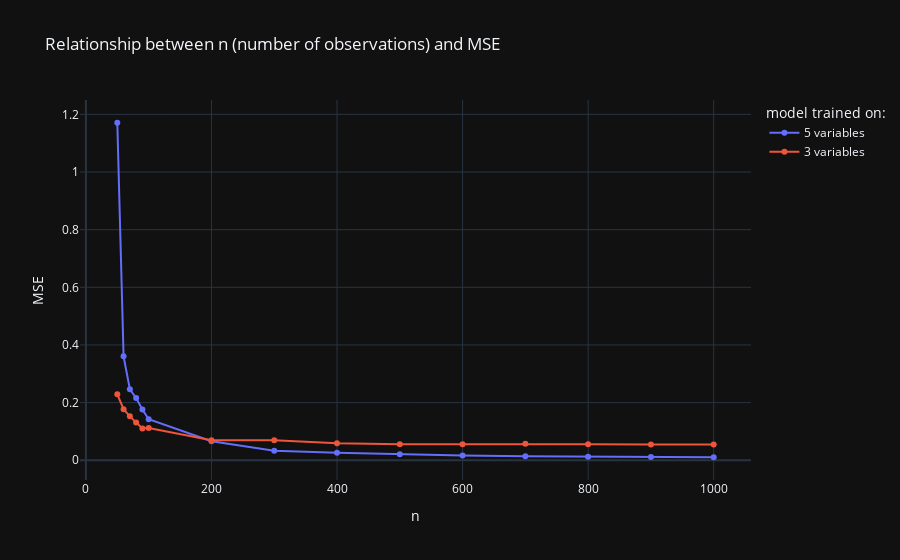

Here is the notebook cell this chart was saved with:
### Markdown cell above
#### Plot both curves and save the figure in pdf file SimulationResults.pdf.

### Code cell
fig = go.Figure()
fig.add_trace(go.Scatter(x=n_values, y=mse_experiment_2, mode='lines+markers', name='5 variables'))
fig.add_trace(go.Scatter(x=n_values, y=mse_experiment_3, mode='lines+markers', name='3 variables'))
fig.update_layout(
    title='Relationship between n (number of observations) and MSE',
    xaxis_title='n ',
    yaxis_title='MSE', 
    legend_title='model trained on:'
    )
pio.write_image(fig, file=f'assets/task_2/SimulationResult.pdf', format='pdf')
fig.show()

### Figure 1 — Plotly figure (JSON) as saved in the notebook; plotly's stock layout.template omitted (floating-point values rounded to 4 significant figures)
{"data": [{"mode": "lines+markers", "name": "5 variables", "x": [50, 60, 70, 80, 90, 100, 200, 300, 400, 500, 600, 700, 800, 900, 1000], "y": [1.171, 0.3606, 0.2461, 0.2161, 0.176, 0.1423, 0.06585, 0.03307, 0.02588, 0.02058, 0.01622, 0.01352, 0.01253, 0.01092, 0.01044], "type": "scatter"}, {"mode": "lines+markers", "name": "3 variables", "x": [50, 60, 70, 80, 90, 100, 200, 300, 400, 500, 600, 700, 800, 900, 1000], "y": [0.2287, 0.1774, 0.1523, 0.1309, 0.1105, 0.1122, 0.06979, 0.06947, 0.05918, 0.05542, 0.05578, 0.05712, 0.0558, 0.0546, 0.05433], "type": "scatter"}], "layout": {"title": {"text": "Relationship between n (number of observations) and MSE"}, "xaxis": {"title": {"text": "n"}}, "yaxis": {"title": {"text": "MSE"}}, "legend": {"title": {"text": "model trained on:"}}}}
